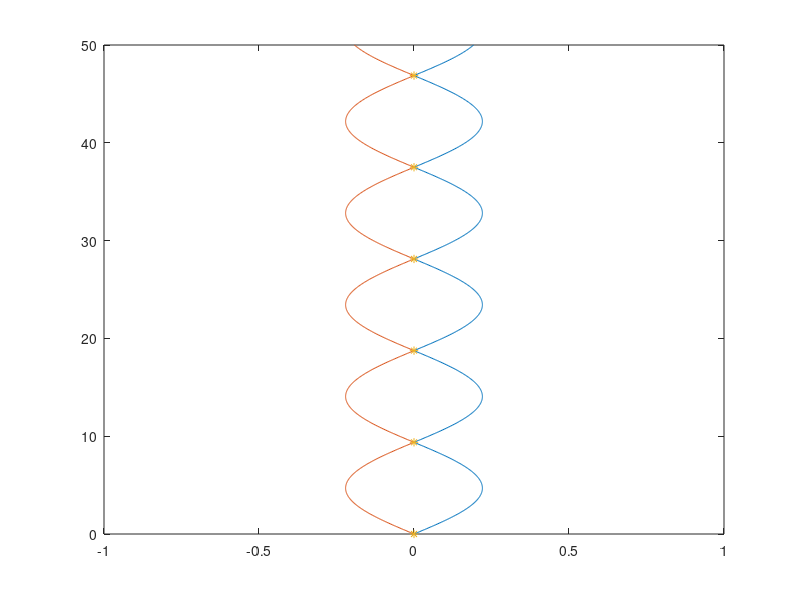

The MATLAB script that drew this image:
clear;
clc;
fid = fopen('fig_1_a_data.txt','w')
f=linspace(0,50,1000);%f is a vector
%K is pure imaginary, its real part is zero
K1=imag((acos(1+1/4.*(sin(8*pi.*f/75)).^2)))/pi;
%because function'y=cos(Ka)'is an even function.
K2=-K1;
plot(K1,f,'-');
hold on;
plot(K2,f,'-'); 
hold on;
freal=[0,75/8,75/4,225/8,75/2,375/8];
Kreal=[0,0,0,0,0,0];
plot(Kreal,freal,'*')
axis([-1,1,0,50])

%wrting arrays into a file.
s=' ';
[b1 b2]=size(K1);
for i=1:b1
    for j=1:b2
       fprintf(fid,'%10d',f(i,j));
       fprintf(fid,'%c',s);
       fprintf(fid,'%10d',K1(i,j));
       fprintf(fid,'%c',s);
       fprintf(fid,'%10d\n',K2(i,j));  

    end
end
